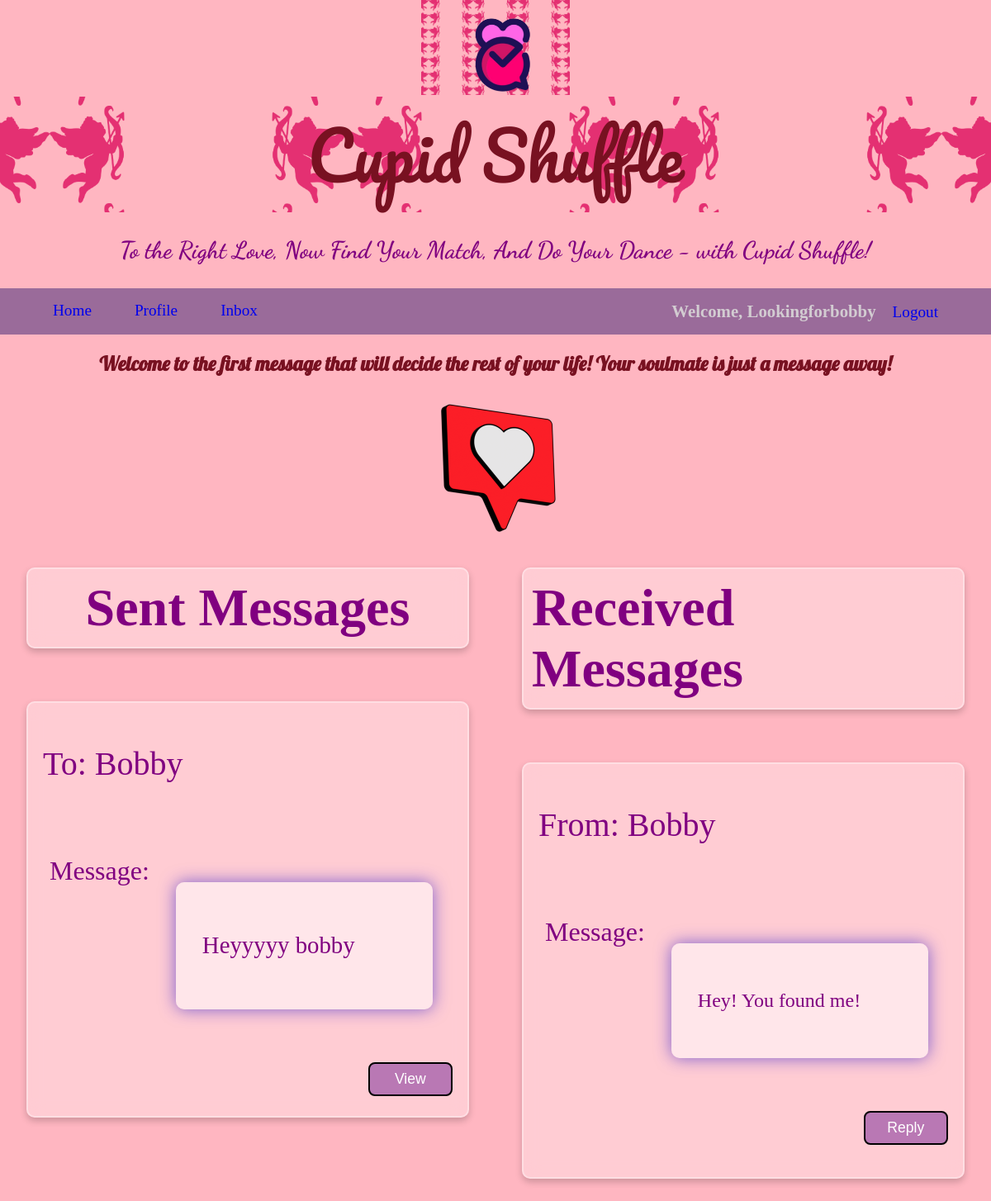
The page /inbox/ (signed in) on the database its author committed.
### app/models.py (models this page shows)
class Message(models.Model):
    sender = models.ForeignKey(
        Profile, on_delete=models.CASCADE, null=True, related_name="sent_messages"
    )
    recipient = models.ForeignKey(
        Profile, on_delete=models.CASCADE, related_name="received_messages", null=True
    )
    content = models.TextField(null=True)
    status = models.BooleanField(default=False, null=True)
    received_date = models.DateTimeField(auto_now_add=True, null=True)
    parent_message = models.ForeignKey(
        "self", on_delete=models.CASCADE, null=True, blank=True, related_name="replies"
    )

class Profile(models.Model):
    user = models.OneToOneField(User, null=True, on_delete=models.CASCADE)
    first_name = models.CharField(null=True, max_length=255)
    last_name = models.CharField(null=True, max_length=255)

### app/views.py (the view)
# urls.py: path('inbox/', inbox, name='inbox'),
@login_required(login_url="login")
def inbox(request):
    user = request.user.profile
    received_messages = Message.objects.filter(recipient=user)
    sent_messages = Message.objects.filter(sender=user)
    return render(
        request,
        "inbox.html",
        {"received_messages": received_messages, "sent_messages": sent_messages},
    )

### app/templates/inbox.html (shortened to what this page needs)
{% extends "base.html" %}
{% load static %}
{% block content %}
<h2 class="lyric_text">Welcome to the first message that will decide the rest of your life!
    Your soulmate is just a message away!
</h2>
<img src="{% static 'heartchatbox.png' %}" alt="chatbox" class="inbox_img">
<div id="inbox_container">
    <div class="leftsideinbox">
    <h3 class="sentMSGs">Sent Messages</h3>
    {% if sent_messages %}
        {% for message in sent_messages %}
            <div class="sent">
                <div class="inboxMSGs">
                    <div id="inbox_header_container">
                        <p id="to_name">To: {{ message.recipient.user.username }}</p>
                    </div>
                    <div id="inbox_message_body_container">
                        <div id="inbox_message_header">Message:</div>
                        <div id="inbox_message_container">
                            <p id="to_text">{{ message.content }}</p>
                        </div>
                    </div>
                    <div id="inbox_button_container">
                        <button class="inboxBTN"><a href="{% url 'message_detail' message.id %}">View</a></button>
                    </div>
                </div>
            </div>
        {% endfor %}
    {% else %}
        <h1 class="emptyInbox">No Messages Sent</h1>
    {% endif %}
    </div>
    <div class="rightsideinbox">
        <h3 class="receivedMSGs">Received Messages</h3>
    {% if received_messages %}
        {% for message in received_messages %}
        <div class="received">
            <div class="inboxMSGs">
                <div id="received_header_container">
                    <p id="from_name">From: {{ message.sender.user.username }}</p>
                </div>
                <div id="received_message_body_container">
                   <div id="received_message_header_text">
                    Message:
                    </div>
                    <div id="inbox_message_container">
                        <p id="from_text">{{ message.content }}</p>
                    </div>
                </div>
                <div id="inbox_button_container">
                    <button class="inboxBTN"><a href="{% url 'message_detail' message.id %}">Reply</a></button>
                </div>
            </div>
        </div>
        {% endfor %}
    </div>
    </div>
{% endif %}
{% endblock content %}

### app/templates/base.html (shortened to what this page needs)
{% load static %}
<!DOCTYPE html>
<html lang="en">
<head>
    <link rel="stylesheet" href="{% static "styles.css" %}">
</head>
<body>
    <img class="logo_img" src="{% static 'logo.png' %}" alt="Logo">
    <h3 class="logo_name">Cupid Shuffle</h3>
    <p class="slogan_text">To the Right Love, Now Find Your Match, And Do Your Dance - with Cupid Shuffle!</p>
    <div id="navigation_container">
        {% if user.id != None %}
            <div id='left_side_nav'>
                <a href ="{% url 'home'%}">Home</a>
                <a href ="{% url 'profile'%}">Profile</a>
                <a href ="{% url 'inbox'%}">Inbox</a>
            </div>
            <div id='right_side_nav'>
                <span id="bannerName">Welcome, {{user.username}}</span>
                <a href="{%url 'logout'%}">Logout</a>
            </div>
        </div>
        {% endif %}
    {% block content %}
    {% endblock content %}
</body>
</html>

### app/static/styles.css (style rules this page uses)
body { margin: 0; background-color: lightpink; }
#navigation_container { display: flex; background-color: rgb(154, 107, 154); padding: 1rem; justify-content: space-between; }
#left_side_nav > a { text-decoration: none; font-size: 1.2rem; padding-left:3rem; }
#right_side_nav > a { text-decoration: none; font-size: 1.2rem; padding-right: 3rem; }
#bannerName { font-size: 1.3rem; font-weight: 900; color: rgb(210, 204, 209); padding-right: 1rem; }
.logo_img { background: url("/DatingApp/app/static/cupid.png"); background-size: 30%; background-position: 50%; display: block; margin-left: auto; margin-right: auto; width: 15% ; justify-content: center; }
.logo_name { background: url("/DatingApp/app/static/cupid.png"); background-size: 30%; background-position: 50%; color: rgb(120, 17, 33); font-weight: bold; font-size: 5rem; margin: auto 0; text-align: center; margin-top: .2%; font-family: "Pacifico", cursive; font-weight: 300; font-style: normal; margin-bottom: 1%; }
.slogan_text { font-family: "Dancing Script", cursive; font-optical-sizing: auto; text-align: center; font-weight: bold; font-size: 180%; color:purple; }
.lyric_text { font-family: "Lobster", sans-serif; text-align: center; color: rgb(120, 17, 33); }
#inbox_container { display: grid; grid-template-columns: 1fr 1fr; }
.inboxMSGs { color: purple; font-size: 2rem; display: flex; flex-direction: column; justify-content: space-evenly; align-items: center; background-color: rgba(255, 255, 255, 0.301); padding: 10px; justify-content: space-evenly; border: 2px solid rgba(255, 255, 255, 0.349); padding: 10px; margin: 2rem; height:30rem; box-shadow: 0 4px 8px 0 rgba(0,0,0,0.2); backdrop-filter: blur(10px); border-radius: 10px; }
#to_name { font-size: 2.5rem; font-weight: 500; }
#from_name { font-size: 2.5rem; font-weight: 500; }
#to_text { font-size: 1.8rem; }
#from_text { font-size: 1.5rem; }
.inboxBTN { justify-content: right; border-radius: .5rem; border:2px black solid; background-color: rgb(185, 120, 180); font-size: 1.1rem; padding: .5rem; cursor: pointer; margin-top: 2rem; width: 20%; }
.inboxBTN > a { color: white; text-decoration: none; }
#inbox_button_container { text-align: right; padding-right:3rem; padding-bottom: 2rem; padding-left: 2rem; width: 100%; }
#inbox_header_container { width: 100%; margin-left: 1rem; margin-bottom: 3rem; }
#received_header_container { width: 100%; margin-left: 1rem; margin-bottom: 3rem; }
.leftsideinbox { display: flex; flex-direction: column; }
.rightsideinbox { display: flex; flex-direction: column; }
.sentMSGs { color: purple; font-weight: 900; display: flex; font-size: 4rem; flex-direction: column; justify-content: center; align-items: center; background-color: rgba(255, 255, 255, 0.301); padding: 10px; border: 2px solid rgba(255, 255, 255, 0.349); border-radius: 10px; box-shadow: 0 4px 8px 0 rgba(0,0,0,0.2); backdrop-filter: blur(10px); margin: 2rem; }
.receivedMSGs { color: purple; font-size: 4rem; font-weight: 900; display: flex; flex-direction: column; justify-content: center; align-items: center; background-color: rgba(255, 255, 255, 0.301); padding: 10px; border: 2px solid rgba(255, 255, 255, 0.349); border-radius: 10px; box-shadow: 0 4px 8px 0 rgba(0,0,0,0.2); backdrop-filter: blur(10px); margin: 2rem; }
#inbox_message_header { margin-left: 1rem; }
#received_message_header_text { margin-left: 1rem; }
#inbox_message_body_container { display: flex; width: 100%; }
#inbox_message_container { display: flex; width: 100%; flex-direction: column; row-gap: 2rem; padding: 2rem; min-width: fit-content; box-shadow: 0 0 20px rgba(42, 21, 204, 0.6); background-color: rgba(255, 255, 255, 0.512); margin: 2rem; border-radius: 10px; }
#received_message_body_container { display: flex; width: 100%; }
.inbox_img { display: block; margin-left: auto; margin-right: auto; width: 15% ; }

### rows shown on the page
Message: recipient.user.username "Bobby", content "Heyyyyy bobby"
Message: sender.user.username "Bobby", content "Hey! You found me!"

### other values the page prints
{{ user.username }} "Lookingforbobby"
